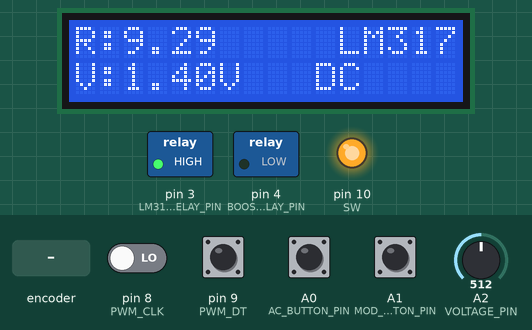
Bench run of a sketch on a simulated Arduino Uno, built with avr-gcc and run on an emulated ATmega328P. Shown: 16×2 character LCD, switched loads named in the sketch (green lamp = pin HIGH), output pins drawn as LEDs (lit = HIGH). The test bench sets the inputs (shaded band); at power-on: A0 (AC_BUTTON_PIN), A1 (MOD_BUTTON_PIN), pin 9 (PWM_DT) HIGH, pin 8 (PWM_CLK) LOW, A2 (VOLTAGE_PIN) = 512. Pins used as bus, display or sensor lines are not drawn; what the sketch prints to the serial monitor is not drawn.

Above: at 1.2 s.
1.3 s: A0 (AC_BUTTON_PIN) pulled LOW for 0.15 s
At 2.7 s:
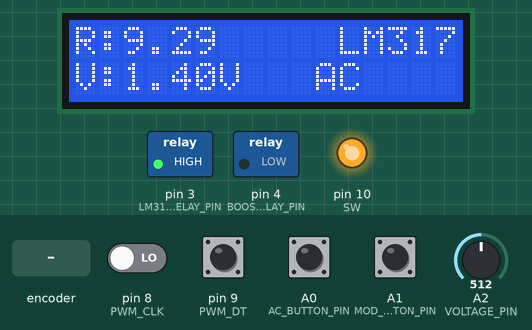
3.8 s: A1 (MOD_BUTTON_PIN) pulled LOW for 0.15 s
At 6.0 s:
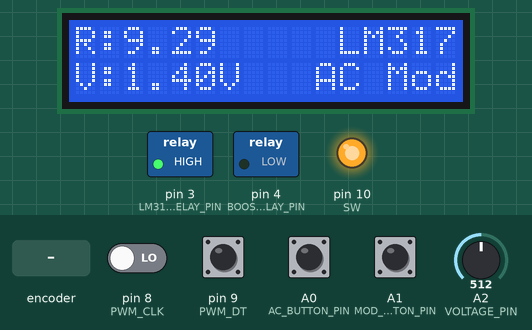
6.3 s: A0 (AC_BUTTON_PIN) pulled LOW for 1 s
At 8.0 s:
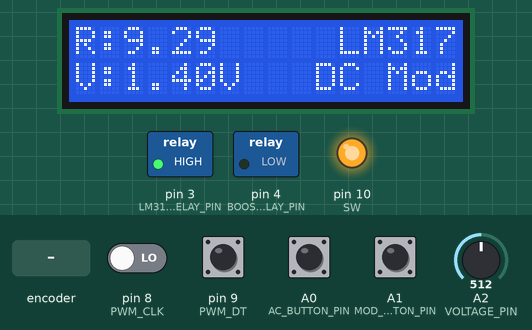
8.8 s: rotary encoder on pin 8 (PWM_CLK) / pin 9 (PWM_DT) turned 1 step (first pin leading)
At 9.4 s:
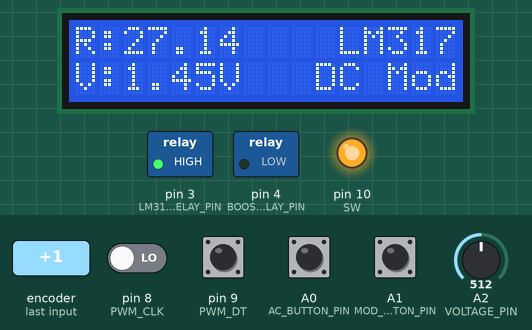
10.5 s: rotary encoder on pin 8 (PWM_CLK) / pin 9 (PWM_DT) turned 1 step (first pin leading)
At 12.1 s:
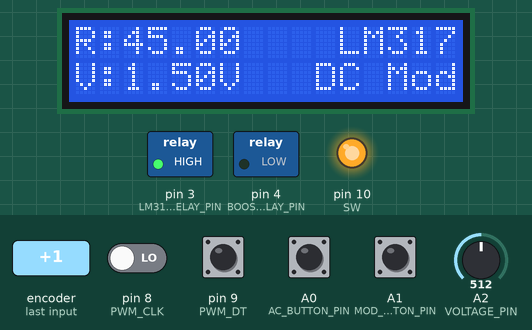
12.4 s: A1 (MOD_BUTTON_PIN) pulled LOW for 1 s
At 14.4 s:
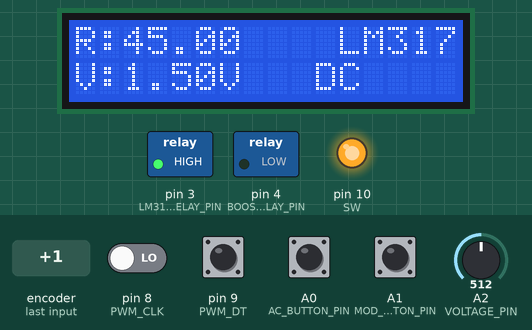
Timing chart, 0 to 15.9 s (numbered marks = the images above; inputs shaded):
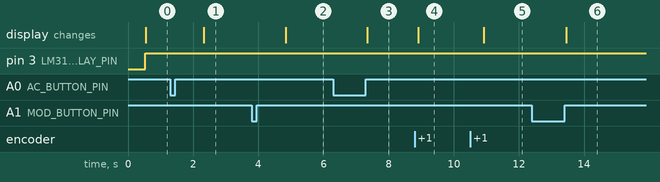

The sketch:

RevE.ino
```cpp
#include <Arduino.h>
#include <LiquidCrystal.h>
#include <SPI.h>

// LCD initialization with new pin assignments
LiquidCrystal lcd(A5, A4, A3, 6, 7, 5);  // Reassigned LCD pins

// Pins for rotary encoder
#define PWM_CLK 8
#define PWM_DT 9
#define SW 10

// Pins for buttons
#define AC_BUTTON_PIN A0
#define MOD_BUTTON_PIN A1

// Pins for relays and digital potentiometer
const int LM317_RELAY_PIN = 3;   // Moved to pin 3
const int BOOST_RELAY_PIN = 4;   // Moved to pin 4
const uint8_t CSpin = 2;         // Moved to pin 2 for digital potentiometer CS


// Constants for LM317
const float V_REF = 1.25;
const float I_ADJ = 50e-6;
const float R1 = 421.05;

// Variables
float desiredVoltage = 1.4;
bool fineAdjust = true;
bool isACMode = false;
bool isModulationOn = false;
int lastButtonState = HIGH;
int lastACButtonState = HIGH;
int lastMODButtonState = HIGH;
uint16_t potValue = 0;

//Readin 0-30V voltage
const int VOLTAGE_PIN = A2;
const float V_MAX = 30.0; // Maximum expected voltage
const float R_1 = 10000;
const float R_2 = 1240;

void setup() {
    pinMode(PWM_CLK, INPUT);
    pinMode(PWM_DT, INPUT);
    pinMode(SW, INPUT_PULLUP);
    pinMode(AC_BUTTON_PIN, INPUT_PULLUP);
    pinMode(MOD_BUTTON_PIN, INPUT_PULLUP);
    pinMode(LM317_RELAY_PIN, OUTPUT);
    pinMode(BOOST_RELAY_PIN, OUTPUT);
    pinMode(CSpin, OUTPUT);
    pinMode(VOLTAGE_PIN, INPUT);
    pinMode(10, OUTPUT);  // Ensure the board remains in SPI master mode

    Serial.begin(9600);
    lcd.begin(16, 2);
    SPI.begin();
}

void sendSerialData() {
    String data = isACMode ? "1" : "0";
    data += isModulationOn ? "1" : "0";

    String voltageStr = String((int)(desiredVoltage * 100));
    while(voltageStr.length() < 5) {
        voltageStr = "0" + voltageStr;
    }
    data += voltageStr;
    data += "000000";  // Current placeholder
    data += "000";     // Frequency placeholder
    data += "00";      // Modulation frequency placeholder

    Serial.println(data);
}


void update_digipot(uint8_t reg, uint16_t value) {
    union {
        uint16_t val;
        uint8_t bytes[2];
    } in;

    in.val = value << 6;

    digitalWrite(CSpin, LOW);
    SPI.transfer(reg);
    SPI.transfer(in.bytes[1]);
    SPI.transfer(in.bytes[0]);
    digitalWrite(CSpin, HIGH);
}

void readEncoder() {
    static int lastStatePWMCLK = LOW;
    int currentStatePWMCLK = digitalRead(PWM_CLK);

    if (currentStatePWMCLK != lastStatePWMCLK && currentStatePWMCLK == 1) {
        float increment = (fineAdjust) ? 0.05 : 1.0;
        if (digitalRead(PWM_DT) == 0) {
            desiredVoltage += increment;
        } else {
            desiredVoltage -= increment;
        }

        desiredVoltage = round(desiredVoltage * 20) / 20.0;  // Ensure it's rounded to nearest 0.05

        if (desiredVoltage > 200) desiredVoltage = 200;
        if (desiredVoltage < 1.4) desiredVoltage = 1.4;
        displayOutput();
        sendSerialData();
    }
    lastStatePWMCLK = currentStatePWMCLK;
}

void handleSwitchDebounce() {
    int buttonState = digitalRead(SW);
    if (buttonState == LOW && lastButtonState == HIGH) {
        fineAdjust = !fineAdjust;
        delay(50); // debounce delay
    }
    lastButtonState = buttonState;
}

void handleACButton() {
    int acButtonState = digitalRead(AC_BUTTON_PIN);
    if (acButtonState == LOW && lastACButtonState == HIGH) {
        isACMode = !isACMode;
        sendSerialData();
        displayOutput();
        delay(1000);
    }
    lastACButtonState = acButtonState;
}

void handleModButton() {
    int modButtonState = digitalRead(MOD_BUTTON_PIN);
    if (modButtonState == LOW && lastMODButtonState == HIGH) {
        isModulationOn = !isModulationOn;
        sendSerialData();
        displayOutput();
        delay(1000);
    }
    lastMODButtonState = modButtonState;
}

float calculateDutyCycleVoltageOutput() {
    float dutyCycle = (100.0 * log(desiredVoltage / 27.198)) / 2.7162;
    float voltageOutput = map(dutyCycle, 0, 100, 0, 3.3 * 100) / 100.0;
    return voltageOutput;
}

uint16_t calculatePotValue() {
    float R2 = (desiredVoltage - 1.374) / 0.0028;
    R2 = constrain(R2, 0, 10000);  // constrain between 0 and 10k
    uint16_t potVal = map(R2, 0, 10000, 0, 1023);
    potVal = constrain(potVal, 0, 1023);
    return potVal;
}

float getActualVoltage() {
    int adcValue = analogRead(VOLTAGE_PIN);
    float vOut = (adcValue / 1023.0) * 3.3;
    float vIn = vOut * (R_1 + R_2) / R_2;
    return vIn;
}

void adjustPotValueUsingControlLoop() {
    float actualVoltage = getActualVoltage();
    float error = desiredVoltage - actualVoltage;
    const float Kp = 0.5;  // A starting guess
    potValue += Kp * error;
    update_digipot(0x01, potValue);
}

unsigned long lastLCDUpdate = 0;
const unsigned long lcdUpdateInterval = 500;  // Update every 500ms

void displayOutput() {

    unsigned long currentMillis = millis();
    if (currentMillis - lastLCDUpdate < lcdUpdateInterval) {
        return;
    }

    lastLCDUpdate = currentMillis;
    bool isLM317;
    float dutyCycle;
    if (desiredVoltage <= 30.0) {
        isLM317 = true;

        // Print potValue to Serial
        Serial.print("potValue: ");
        Serial.println(potValue);

    } else {
        dutyCycle = (100.0 * log(desiredVoltage / 27.198)) / 2.7162;
        isLM317 = false;

        // Print voltage value to Serial
        Serial.print("Voltage for duty cycle: ");
        Serial.println(dutyCycle, 2);
    }

    dutyCycle = constrain(dutyCycle, 0, 100);

    lcd.clear();
    lcd.setCursor(0, 0);
    if (isLM317) {
        lcd.print("R:");
        float R2 = (desiredVoltage - 1.374) / 0.0028;  // R2 can be computed here for display purposes
        lcd.print(R2, 2);
        lcd.print("");
    } else {
        lcd.print("Duty:");
        lcd.print(dutyCycle, 2);
        lcd.print("%");
    }

    lcd.setCursor(11, 0);
    lcd.print(isLM317 ? "LM317" : "BOOST");

    lcd.setCursor(0, 1);
    lcd.print("V:");
    lcd.print(desiredVoltage, 2);
    lcd.print("V");
    lcd.setCursor(10, 1);
    lcd.print(isACMode ? "AC" : "DC");
    lcd.setCursor(13, 1);
    lcd.print(isModulationOn ? "Mod" : "");

    digitalWrite(LM317_RELAY_PIN, isLM317 ? HIGH : LOW);
    digitalWrite(BOOST_RELAY_PIN, isLM317 ? LOW : HIGH);
}


void loop() {
    readEncoder();
    handleSwitchDebounce();
    handleACButton();
    handleModButton();

    if (desiredVoltage <= 30.0) {
        potValue = calculatePotValue();
        update_digipot(0x01, potValue);  // Initial theoretical adjustment
        adjustPotValueUsingControlLoop();  // Refine using control loop
    } else {
        // Handle duty cycle method for >30V
        float voltageOutput = calculateDutyCycleVoltageOutput();
    }

    displayOutput();
    Serial.print("Voltage: "); Serial.print(analogRead(A2)*5/1023.0,4); Serial.println("V");
}
```

Measured:
- after the input at 1.3 s, the display: changes after 1.0 s (image 1)
- after the input at 3.8 s, the display: changes after 1.0 s (image 2)
- after the input at 6.3 s, the display: changes after 1.0 s (image 3)
- after the input at 8.8 s, the display: changes after 0.11 s (image 4)
- after the input at 10.5 s, the display: changes after 0.41 s (image 5)
- after the input at 12.4 s, the display: changes after 1.1 s (image 6)
